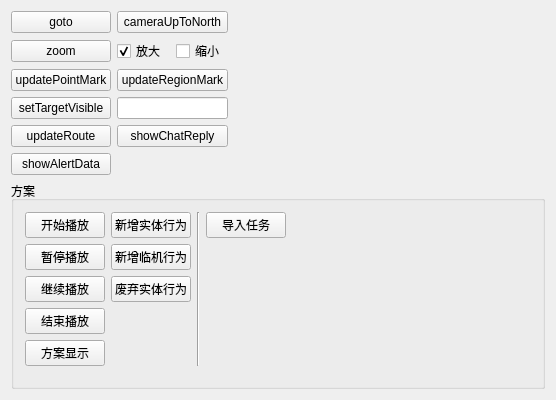
<?xml version="1.0" encoding="UTF-8"?>
<ui version="4.0">
 <class>rest_rcp_clientClass</class>
 <widget class="QWidget" name="rest_rcp_clientClass">
  <property name="geometry">
   <rect>
    <x>0</x>
    <y>0</y>
    <width>556</width>
    <height>400</height>
   </rect>
  </property>
  <property name="windowTitle">
   <string>rest_rcp_client</string>
  </property>
  <layout class="QGridLayout" name="gridLayout" columnstretch="0,0,1">
   <item row="1" column="0">
    <widget class="QPushButton" name="pushButton_zoom">
     <property name="text">
      <string>zoom</string>
     </property>
    </widget>
   </item>
   <item row="4" column="0">
    <widget class="QPushButton" name="pushButton_updateRoute">
     <property name="text">
      <string>updateRoute</string>
     </property>
    </widget>
   </item>
   <item row="3" column="0">
    <widget class="QPushButton" name="pushButton_setTargetVisible">
     <property name="text">
      <string>setTargetVisible</string>
     </property>
    </widget>
   </item>
   <item row="0" column="0">
    <widget class="QPushButton" name="pushButton_goto">
     <property name="text">
      <string>goto</string>
     </property>
    </widget>
   </item>
   <item row="2" column="0">
    <widget class="QPushButton" name="pushButton_updatePointMark">
     <property name="text">
      <string>updatePointMark</string>
     </property>
    </widget>
   </item>
   <item row="2" column="1">
    <widget class="QPushButton" name="pushButton_updateRegionMark">
     <property name="text">
      <string>updateRegionMark</string>
     </property>
    </widget>
   </item>
   <item row="1" column="1">
    <layout class="QHBoxLayout" name="horizontalLayout">
     <item>
      <widget class="QCheckBox" name="checkBox_in">
       <property name="text">
        <string>放大</string>
       </property>
       <property name="checked">
        <bool>true</bool>
       </property>
       <property name="autoExclusive">
        <bool>true</bool>
       </property>
       <property name="tristate">
        <bool>false</bool>
       </property>
      </widget>
     </item>
     <item>
      <widget class="QCheckBox" name="checkBox_out">
       <property name="text">
        <string>缩小</string>
       </property>
       <property name="checked">
        <bool>false</bool>
       </property>
       <property name="autoExclusive">
        <bool>true</bool>
       </property>
      </widget>
     </item>
    </layout>
   </item>
   <item row="4" column="1">
    <widget class="QPushButton" name="pushButton_showChatReply">
     <property name="text">
      <string>showChatReply</string>
     </property>
    </widget>
   </item>
   <item row="5" column="0">
    <widget class="QPushButton" name="pushButton_showAlertData">
     <property name="text">
      <string>showAlertData</string>
     </property>
    </widget>
   </item>
   <item row="3" column="1">
    <widget class="QLineEdit" name="lineEdit">
     <property name="maximumSize">
      <size>
       <width>300</width>
       <height>16777215</height>
      </size>
     </property>
    </widget>
   </item>
   <item row="0" column="1">
    <widget class="QPushButton" name="pushButton_north">
     <property name="text">
      <string>cameraUpToNorth</string>
     </property>
    </widget>
   </item>
   <item row="2" column="2">
    <spacer name="horizontalSpacer">
     <property name="orientation">
      <enum>Qt::Horizontal</enum>
     </property>
     <property name="sizeHint" stdset="0">
      <size>
       <width>40</width>
       <height>20</height>
      </size>
     </property>
    </spacer>
   </item>
   <item row="6" column="0" colspan="3">
    <widget class="QGroupBox" name="groupBox">
     <property name="title">
      <string>方案</string>
     </property>
     <layout class="QGridLayout" name="gridLayout_2">
      <item row="0" column="4" rowspan="6">
       <spacer name="horizontalSpacer_2">
        <property name="orientation">
         <enum>Qt::Horizontal</enum>
        </property>
        <property name="sizeHint" stdset="0">
         <size>
          <width>40</width>
          <height>20</height>
         </size>
        </property>
       </spacer>
      </item>
      <item row="1" column="0">
       <widget class="QPushButton" name="btn_sch_pause">
        <property name="text">
         <string>暂停播放</string>
        </property>
       </widget>
      </item>
      <item row="2" column="0">
       <widget class="QPushButton" name="btn_sch_continue">
        <property name="text">
         <string>继续播放</string>
        </property>
       </widget>
      </item>
      <item row="3" column="0">
       <widget class="QPushButton" name="btn_sch_end">
        <property name="text">
         <string>结束播放</string>
        </property>
       </widget>
      </item>
      <item row="5" column="0">
       <spacer name="verticalSpacer">
        <property name="orientation">
         <enum>Qt::Vertical</enum>
        </property>
        <property name="sizeHint" stdset="0">
         <size>
          <width>20</width>
          <height>40</height>
         </size>
        </property>
       </spacer>
      </item>
      <item row="0" column="0">
       <widget class="QPushButton" name="btn_sch_start">
        <property name="text">
         <string>开始播放</string>
        </property>
       </widget>
      </item>
      <item row="4" column="0">
       <widget class="QPushButton" name="btn_showScheme">
        <property name="text">
         <string>方案显示</string>
        </property>
       </widget>
      </item>
      <item row="0" column="1">
       <widget class="QPushButton" name="btn_addbeh">
        <property name="text">
         <string>新增实体行为</string>
        </property>
       </widget>
      </item>
      <item row="0" column="3">
       <widget class="QPushButton" name="pushButton_3">
        <property name="text">
         <string>导入任务</string>
        </property>
       </widget>
      </item>
      <item row="1" column="1">
       <widget class="QPushButton" name="btn_addhocBeh">
        <property name="text">
         <string>新增临机行为</string>
        </property>
       </widget>
      </item>
      <item row="0" column="2" rowspan="5">
       <widget class="Line" name="line">
        <property name="orientation">
         <enum>Qt::Vertical</enum>
        </property>
       </widget>
      </item>
      <item row="2" column="1">
       <widget class="QPushButton" name="btn_abandonbeh">
        <property name="text">
         <string>废弃实体行为</string>
        </property>
       </widget>
      </item>
     </layout>
    </widget>
   </item>
  </layout>
 </widget>
 <layoutdefault spacing="6" margin="11"/>
 <resources>
  <include location="rest_rcp_client.qrc"/>
 </resources>
 <connections/>
</ui>
